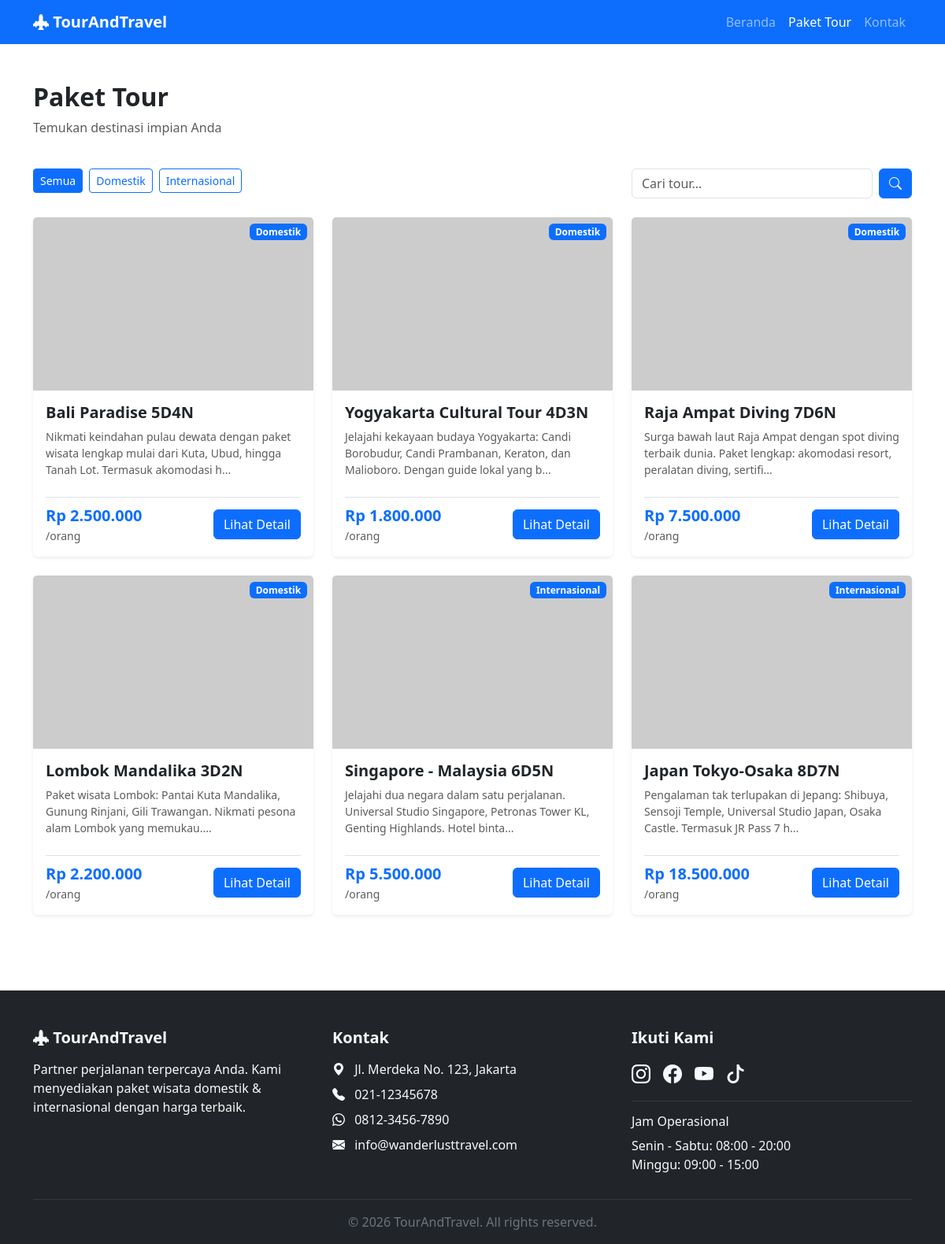
The app's page /tours.php with its own data.
### tables this page shows
CREATE TABLE IF NOT EXISTS tours (
    id INT AUTO_INCREMENT PRIMARY KEY,
    title VARCHAR(200) NOT NULL,
    slug VARCHAR(200) NOT NULL UNIQUE,
    category VARCHAR(100) NOT NULL,
    description TEXT,
    price DECIMAL(12,2) NOT NULL,
    max_participants INT NOT NULL DEFAULT 20,
    cover_image VARCHAR(255) DEFAULT NULL,
    wiki_image VARCHAR(255) DEFAULT NULL,
    is_active TINYINT(1) NOT NULL DEFAULT 1,
    created_at TIMESTAMP DEFAULT CURRENT_TIMESTAMP,
    updated_at TIMESTAMP DEFAULT CURRENT_TIMESTAMP ON UPDATE CURRENT_TIMESTAMP
);

### includes/db.php (called while the page is built, shortened)
<?php
class Database {
    private static $instance = null;
    private $conn;
    private function __construct() {
        try {
            $dsn = "mysql:host=" . DB_HOST . ";dbname=" . DB_NAME . ";charset=utf8mb4";
            $this->conn = new PDO($dsn, DB_USER, DB_PASS);
            $this->conn->setAttribute(PDO::ATTR_ERRMODE, PDO::ERRMODE_EXCEPTION);
            $this->conn->setAttribute(PDO::ATTR_DEFAULT_FETCH_MODE, PDO::FETCH_ASSOC);
            $this->conn->setAttribute(PDO::ATTR_EMULATE_PREPARES, false);
        } catch (PDOException $e) {
            die("Koneksi database gagal: " . $e->getMessage());
        }
    }
    public static function getInstance() {
        if (self::$instance === null) {
            self::$instance = new self();
        }
        return self::$instance;
    }
    public function getConnection() {
        return $this->conn;
    }
}
function db() {
    return Database::getInstance()->getConnection();
}
?>

### includes/functions.php (called while the page is built, shortened)
<?php
function formatRupiah($angka) {
    return 'Rp ' . number_format($angka, 0, ',', '.');
}
function e($string) {
    return htmlspecialchars($string, ENT_QUOTES, 'UTF-8');
}
function getTours($category = null, $search = null) {
    $sql = "SELECT * FROM tours WHERE is_active = 1";
    $params = [];
    $sql .= " ORDER BY created_at DESC";
    $stmt = db()->prepare($sql);
    $stmt->execute($params);
    return $stmt->fetchAll();
}
function getCategories() {
    $stmt = db()->query("SELECT DISTINCT category FROM tours WHERE is_active = 1 ORDER BY category ASC");
    return $stmt->fetchAll(PDO::FETCH_COLUMN);
}
function getTourImage($tour, $size = 'medium') {
    $dimensions = [
        'small'  => '320/240',
        'medium' => '640/480',
        'large'  => '1200/800',
    ];
    $dim = $dimensions[$size] ?? '640/480';
    $pool = ['travel', 'beach', 'mountain', 'ocean', 'city', 'nature', 'landscape', 'sea'];
    $idx = abs(crc32($tour['id'] ?? $tour['title'])) % count($pool);
    $keyword = $pool[$idx];
    return "https://loremflickr.com/{$dim}/{$keyword}?lock=" . $idx;
}
function getTourImageFallback($tour, $size = 'medium') {
    $dimensions = [
        'small'  => '320/240',
        'medium' => '640/480',
        'large'  => '1200/800',
    ];
    $dim = $dimensions[$size] ?? '640/480';
    $seed = strtolower(str_replace([' '], '-', $tour['title']));
    return "https://picsum.photos/seed/{$seed}/{$dim}";
}
?>

### tours.php (the view, shortened to what this page needs)
<?php
require_once 'includes/db.php';
require_once 'includes/functions.php';
$category = $_GET['category'] ?? null;
$search = $_GET['search'] ?? null;
$tours = getTours($category, $search);
$categories = getCategories();
require_once 'includes/header.php';
?>
<section class="py-5">
    <div class="container">
        <div class="row mb-4">
            <div class="col">
                <h2 class="fw-bold">Paket Tour</h2>
                <p class="text-muted">Temukan destinasi impian Anda</p>
            </div>
        </div>
        <div class="row mb-4">
            <div class="col-md-8 mb-2 mb-md-0">
                <div class="d-flex flex-wrap gap-2">
                    <a href="tours.php" class="btn btn-sm <?= !$category ? 'btn-primary' : 'btn-outline-primary' ?>">Semua</a>
                    <?php foreach ($categories as $cat): ?>
                        <a href="tours.php?category=<?= e($cat) ?>" class="btn btn-sm <?= $category === $cat ? 'btn-primary' : 'btn-outline-primary' ?>"><?= e($cat) ?></a>
                    <?php endforeach; ?>
                </div>
            </div>
            <div class="col-md-4">
                <form method="GET" class="d-flex">
                    <input type="text" name="search" class="form-control me-2" placeholder="Cari tour..." value="<?= e($search ?? '') ?>">
                    <button class="btn btn-primary" type="submit"><i class="bi bi-search"></i></button>
                </form>
            </div>
        </div>
        <?php if (count($tours) > 0): ?>
        <div class="row g-4">
            <?php foreach ($tours as $tour): ?>
            <div class="col-md-6 col-lg-4">
                <div class="card tour-card h-100 shadow-sm border-0">
                    <div class="position-relative overflow-hidden" style="height: 220px;">
                        <img src="<?= getTourImage($tour, 'medium') ?>" onerror="this.src='<?= getTourImageFallback($tour, 'medium') ?>'" class="card-img-top h-100 w-100" style="object-fit: cover;" alt="<?= e($tour['title']) ?>">
                        <span class="badge bg-primary position-absolute top-0 end-0 m-2"><?= e($tour['category']) ?></span>
                    </div>
                    <div class="card-body d-flex flex-column">
                        <h5 class="card-title fw-semibold"><?= e($tour['title']) ?></h5>
                        <p class="card-text small text-muted flex-grow-1"><?= substr(e($tour['description']), 0, 120) ?>...</p>
                        <div class="d-flex justify-content-between align-items-center mt-2 pt-2 border-top">
                            <div>
                                <span class="fw-bold text-primary fs-5"><?= formatRupiah($tour['price']) ?></span>
                                <span class="d-block small text-muted">/orang</span>
                            </div>
                            <a href="tour-detail.php?slug=<?= e($tour['slug']) ?>" class="btn btn-primary">Lihat Detail</a>
                        </div>
                    </div>
                </div>
            </div>
            <?php endforeach; ?>
        </div>
        <?php endif; ?>
    </div>
</section>
<?php require_once 'includes/footer.php'; ?>

### includes/header.php (shortened to what this page needs)
<!DOCTYPE html>
<html lang="id">
<head>
    <link href="https://cdn.jsdelivr.net/npm/bootstrap@5.3.3/dist/css/bootstrap.min.css" rel="stylesheet">
    <link rel="stylesheet" href="https://cdn.jsdelivr.net/npm/bootstrap-icons@1.11.3/font/bootstrap-icons.min.css">
    <link rel="stylesheet" href="<?= BASE_URL ?>/assets/css/style.css">
</head>
<body>
<nav class="navbar navbar-expand-lg navbar-dark bg-primary sticky-top">
    <div class="container">
        <a class="navbar-brand fw-bold" href="<?= BASE_URL ?>/">
            <i class="bi bi-airplane-engines-fill"></i> <?= SITE_NAME ?>
        </a>
        <div class="collapse navbar-collapse" id="navbarNav">
            <ul class="navbar-nav ms-auto">
                <li class="nav-item">
                    <a class="nav-link <?= basename($_SERVER['PHP_SELF']) === 'index.php' ? 'active' : '' ?>" href="<?= BASE_URL ?>/">Beranda</a>
                </li>
                <li class="nav-item">
                    <a class="nav-link <?= basename($_SERVER['PHP_SELF']) === 'tours.php' ? 'active' : '' ?>" href="<?= BASE_URL ?>/tours.php">Paket Tour</a>
                </li>
                <li class="nav-item">
                    <a class="nav-link" href="#kontak">Kontak</a>
                </li>
            </ul>
        </div>
    </div>
</nav>

### includes/footer.php (shortened to what this page needs)
<footer id="kontak" class="bg-dark text-light pt-5 pb-3 mt-5">
    <div class="container">
        <div class="row g-4">
            <div class="col-md-4">
                <h5 class="fw-bold mb-3"><i class="bi bi-airplane-engines-fill"></i> <?= SITE_NAME ?></h5>
                <p>Partner perjalanan terpercaya Anda. Kami menyediakan paket wisata domestik & internasional dengan harga terbaik.</p>
            </div>
            <div class="col-md-4">
                <h5 class="fw-bold mb-3">Kontak</h5>
                <ul class="list-unstyled">
                    <li class="mb-2"><i class="bi bi-geo-alt-fill me-2"></i> Jl. Merdeka No. 123, Jakarta</li>
                    <li class="mb-2"><i class="bi bi-telephone-fill me-2"></i> 021-12345678</li>
                    <li class="mb-2"><i class="bi bi-whatsapp me-2"></i> 0812-3456-7890</li>
                    <li class="mb-2"><i class="bi bi-envelope-fill me-2"></i> info@wanderlusttravel.com</li>
                </ul>
            </div>
            <div class="col-md-4">
                <h5 class="fw-bold mb-3">Ikuti Kami</h5>
                <div class="d-flex gap-3">
                    <a href="#" class="text-light fs-4"><i class="bi bi-instagram"></i></a>
                    <a href="#" class="text-light fs-4"><i class="bi bi-facebook"></i></a>
                    <a href="#" class="text-light fs-4"><i class="bi bi-youtube"></i></a>
                    <a href="#" class="text-light fs-4"><i class="bi bi-tiktok"></i></a>
                </div>
                <hr class="my-3 border-secondary">
                <h6>Jam Operasional</h6>
                <p class="mb-0">Senin - Sabtu: 08:00 - 20:00</p>
                <p>Minggu: 09:00 - 15:00</p>
            </div>
        </div>
        <hr class="border-secondary my-3">
        <p class="text-center text-secondary mb-0">&copy; <?= date('Y') ?> <?= SITE_NAME ?>. All rights reserved.</p>
    </div>
</footer>
</body>
</html>

### assets/css/style.css (style rules this page uses)
:root { --primary: #0d6efd; --primary-dark: #0b5ed7; }

### records on screen
tours: category "Domestik", title "Bali Paradise 5D4N", description "Nikmati keindahan pulau dewata dengan paket wisata lengkap mulai dari Kuta, Ubud, hingga Tanah Lot. Termasuk akomodasi h", price "Rp 2.500.000"
tours: category "Domestik", title "Yogyakarta Cultural Tour 4D3N", description "Jelajahi kekayaan budaya Yogyakarta: Candi Borobudur, Candi Prambanan, Keraton, dan Malioboro. Dengan guide lokal yang b", price "Rp 1.800.000"
tours: category "Domestik", title "Raja Ampat Diving 7D6N", description "Surga bawah laut Raja Ampat dengan spot diving terbaik dunia. Paket lengkap: akomodasi resort, peralatan diving, sertifi", price "Rp 7.500.000"
tours: category "Domestik", title "Lombok Mandalika 3D2N", description "Paket wisata Lombok: Pantai Kuta Mandalika, Gunung Rinjani, Gili Trawangan. Nikmati pesona alam Lombok yang memukau.", price "Rp 2.200.000"
tours: category "Internasional", title "Singapore - Malaysia 6D5N", description "Jelajahi dua negara dalam satu perjalanan. Universal Studio Singapore, Petronas Tower KL, Genting Highlands. Hotel binta", price "Rp 5.500.000"
tours: category "Internasional", title "Japan Tokyo-Osaka 8D7N", description "Pengalaman tak terlupakan di Jepang: Shibuya, Sensoji Temple, Universal Studio Japan, Osaka Castle. Termasuk JR Pass 7 h", price "Rp 18.500.000"

### other values on screen
SITE_NAME "TourAndTravel"
$cat "Domestik"
$cat "Internasional"
